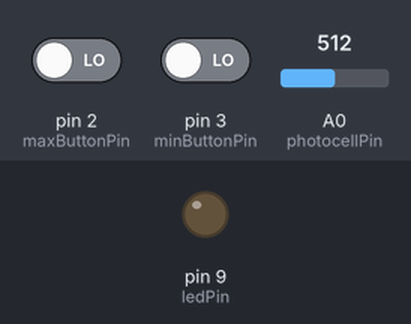
This sketch was run on a simulated Arduino Uno, built with avr-gcc and run on an emulated ATmega328P. Parts: output pins drawn as LEDs (lit = HIGH). Inputs (shaded band) come from the test bench; at power-on: pin 2 (maxButtonPin) LOW, pin 3 (minButtonPin) LOW, A0 (photocellPin) = 512.

Above: at 1.2 s.
1.3 s: pin 2 (maxButtonPin) driven HIGH and pin 3 (minButtonPin) driven HIGH
At 1.9 s:
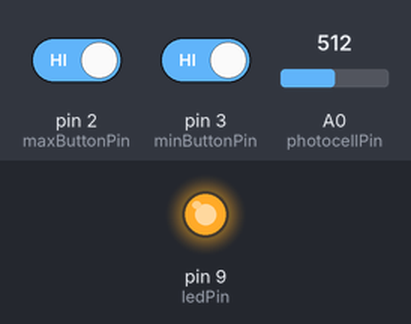
2.8 s: A0 (photocellPin) set to 716
At 4.0 s:
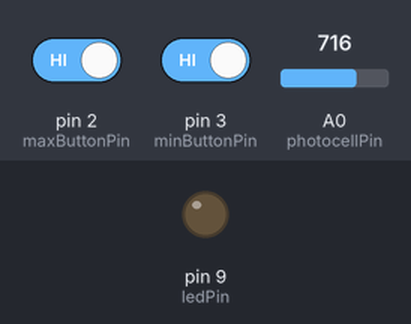
4.3 s: A0 (photocellPin) set to 527
5.8 s: A0 (photocellPin) set to 500
At 6.5 s:
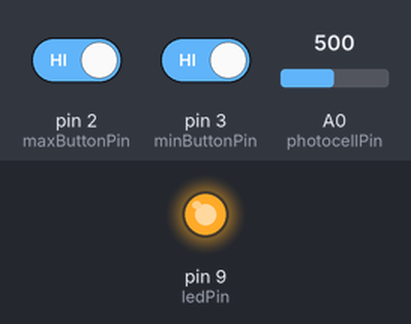
Timing chart, 0 to 8.3 s (numbered marks = the images above; inputs shaded):
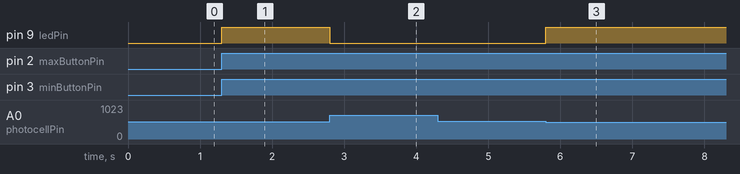

Measured:
- the behaviour switches between 513 and 512 on A0 (photocellPin) (found by bisection; images 2 and 3)
- after the input at 1.3 s, pin 9 (ledPin): LOW → HIGH at once
- after the input at 2.8 s, pin 9 (ledPin): HIGH → LOW at once
- after the input at 4.3 s, every drawn part: stays the same
- after the input at 5.8 s, pin 9 (ledPin): LOW → HIGH at once

The sketch:

zad2.ino
```cpp
#define MINLIGHT 0
#define MAXLIGHT 255

#define photocellPin 0
#define maxButtonPin 2
#define minButtonPin 3
#define ledPin 9

bool setMin = false;
bool setMax = false;
int photocellReading, minLightning, maxLightning;

void setup(void) {
  pinMode(photocellPin, INPUT);
  pinMode(maxButtonPin, INPUT);
  pinMode(minButtonPin, INPUT);
  pinMode(ledPin, OUTPUT);
}

void loop(void) {
  if (setMin && setMax) {
    photocellReading = analogRead(photocellPin);

    if (photocellReading > maxLightning)
      analogWrite(ledPin, MINLIGHT);

    else if (photocellReading < minLightning)
      analogWrite(ledPin, MAXLIGHT);

    else
      analogWrite(ledPin, MAXLIGHT - (map(photocellReading, minLightning, maxLightning, MINLIGHT, MAXLIGHT)));
  }

  else {
    if (digitalRead(minButtonPin)) {
      minLightning = analogRead(photocellPin);
      setMin = true;
    }

    if (digitalRead(maxButtonPin)) {
      maxLightning = analogRead(photocellPin);
      setMax = true;
    }
  }
}
```
